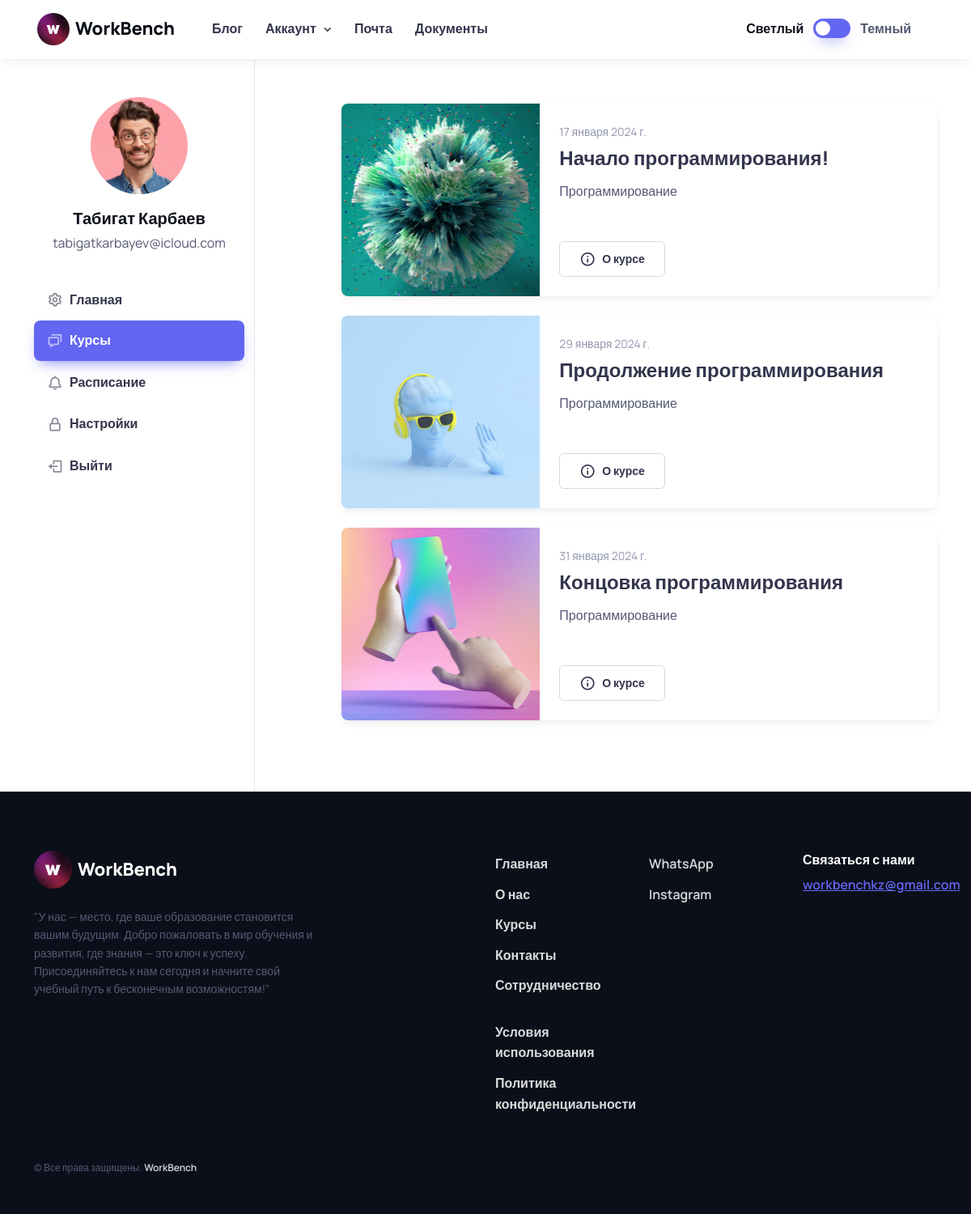
Page /users/student/courses/ (signed in) on the committed database.
### users/models.py (models this page shows, shortened)
class User(AbstractUser):
    ROLE_CHOICES = (
        ('student', 'Студент'),
        ('curator', 'Куратор'),
        ('admin', 'Администратор'),
    )
    COUNTRY_CHOICES = (
        ('kz', 'Казахстан'),
        ('ru', 'Россия'),
        ('ukr', 'Украина'),
        ('kg', 'Кыргызстан'),
        ('uz', 'Узбекистан'),
    )
    CITY_CHOICES = (
        ('tse', 'Астана'),
        ('ala', 'Алматы'),
        ('msq', 'Москва'),
        ('kiev', 'Киев'),
        ('bishkek', 'Бишкек'),
        ('tashkent', 'Ташкент'),
    )
    image = models.ImageField(upload_to='users_images', null=True, blank=True)
    role = models.CharField(max_length=10, choices=ROLE_CHOICES, default='student')
    phone = models.CharField(max_length=25, blank=True)
    bio = models.TextField(blank=True, null=True, default='Всем привет! Я ученик компании WorkBench!')
    country = models.CharField(choices=COUNTRY_CHOICES, max_length=15, default='kz')
    city = models.CharField(choices=CITY_CHOICES, max_length=20, default='tse')
    address = models.CharField(blank=True, null=True, default='', max_length=255)
    stream = models.ForeignKey('Stream', on_delete=models.SET_NULL, null=True, blank=True)

### courses/models.py (models this page shows, shortened)
class Course(models.Model):
    title = models.CharField(max_length=255)  # Название курса
    description = models.TextField()  # Описание курса
    duration = models.PositiveIntegerField()  # Продолжительность курса
    image = models.ImageField(upload_to='course_images', null=True, blank=True)
    start_date = models.DateField(blank=True, null=True, auto_created=True)
    course_type = models.ForeignKey(CourseType, on_delete=models.CASCADE, related_name='courses') # Связь с моделью "Course Type"
    curators = models.ManyToManyField(get_user_model())   # Связь с моделью "Curator"
    students = models.ManyToManyField(User, related_name='courses', blank=True)
    class Meta:
        verbose_name = 'Курс'
        verbose_name_plural = 'Курсы'

class CourseType(models.Model):
    title = models.CharField(max_length=155, null=True, blank=True)
    description = models.CharField(max_length=155, null=True, blank=True)
    time = models.PositiveIntegerField(default=90, null=True, blank=True)
    photo = models.ImageField(upload_to='course_type_images', null=True, blank=True)
    def __str__(self):
        return self.title
    class Meta:
        verbose_name = 'Тип курса'
        verbose_name_plural = 'Типы курсов'

### courses/views.py (the view)
# urls.py: path('', Courses.as_view(), name='courses'),
class Courses(View):
    def get(self, request):
        if request.user.groups.filter(name='Администраторы').exists():
            template_name = 'admin/starter-kit/courses.html'
            courses = Course.objects.all()
        elif request.user.groups.filter(name='Кураторы').exists():
            template_name = 'curator/starter-kit/courses.html'
            courses = Course.objects.all()
        else:
            template_name = 'student/starter-kit/courses.html'
            courses = Course.objects.filter(students=request.user)
        all_comments = Comment.objects.filter(Q(user=request.user) | Q(curator=request.user))
        student_comments = all_comments.filter(is_student_comment=True)
        curator_comments = all_comments.filter(is_student_comment=False)
        current_time = localtime(now())
        return render(request, template_name, {
            'courses': courses,
            'current_time': current_time,
            'student_comments': student_comments,
            'curator_comments': curator_comments
        })

### templates/student/starter-kit/courses.html (shortened to what this page needs)
{% extends 'student/starter-kit/base.html' %}
{% load static %}
          {% block content %}
              <div class="col-md-8 offset-lg-1 pb-5 mb-lg-2 pt-md-5 mt-n3 mt-md-0">
            <div class="ps-md-3 ps-lg-0 mt-md-2 pt-md-4 pb-md-2">
              {% for c in courses %}
              <div class="card border-0 shadow-sm overflow-hidden mb-4">
                <div class="row g-0">
                  {% if c.image %}
                  <a href="{% url 'users:student:courses:modules' c.pk %}" class="col-sm-4 bg-repeat-0 bg-position-center bg-size-cover" style="background-image: url({{ c.image.url }}); min-height: 13rem;" aria-label="Cover image"></a>
                  {% else %}
                  <a href="{% url 'users:student:courses:modules' c.pk %}" class="col-sm-4 bg-repeat-0 bg-position-center bg-size-cover" style="background-image: url({% static 'student/images/collection01.jpg' %}); min-height: 13rem;" aria-label="Cover image"></a>
                  {% endif %}
                  <div class="col-sm-8">
                    <div class="card-body">
                      <div class="fs-sm text-muted mb-1">{{ c.start_date }}</div>
                      <h2 class="h4 pb-1 mb-2">
                        <a href="{% url 'users:student:courses:modules' c.pk %}">{{ c.title }}</a>
                      </h2>
                      <p class="mb-4 mb-lg-5">{{ c.course_type }}</p>
                      <div class="d-flex">
                        <button type="button" class="btn btn-outline-secondary px-3 px-lg-4 me-3">
                          <i class="bx bx-info-circle fs-xl me-xl-2"></i>
                          <span class="d-none d-xl-inline">О курсе</span>
                        </button>
                      </div>
                    </div>
                  </div>
                </div>
              </div>
              {% endfor %}
            </div>
          </div>
          {% endblock %}

### templates/student/starter-kit/base.html (shortened to what this page needs)
<!DOCTYPE html>
{% load static %}
{% load humanize %}
<html lang="en" data-bs-theme="light">
<head>
    <link rel="stylesheet" media="screen" href="{% static 'student/css/boxicons.min.css' %}">
    <link rel="stylesheet" media="screen" href="{% static 'student/css/swiper-bundle.min.css' %}">
    <link rel="stylesheet" media="screen" href="{% static 'student/css/theme.min.css' %}">
  </head>
  <body>
    <main class="page-wrapper">
      <header class="header navbar navbar-expand-lg bg-light border-bottom border-light shadow-sm fixed-top">
        <div class="container px-3">
          <a href="{% url 'website:home' %}" class="navbar-brand pe-3">
            <img src="{% static 'website/img/logo.jpg' %}" width="40" style="border-radius: 50px;" alt="WorkBench">
            WorkBench
          </a>
          <div id="navbarNav" class="offcanvas offcanvas-end">
            <div class="offcanvas-body">
              <ul class="navbar-nav me-auto mb-2 mb-lg-0">
                  <li class="nav-item">
                  <a href="{% url 'users:blog:blog' %}" class="nav-link">Блог</a>
                </li>
                <li class="nav-item dropdown">
                  <a href="#" class="nav-link dropdown-toggle" data-bs-toggle="dropdown" aria-current="page">Аккаунт</a>
                </li>
                <li class="nav-item">
                  <a href="{% url 'users:student:student_notifications' %}" class="nav-link">Почта</a>
                </li>
                <li class="nav-item">
                  <a href="#" class="nav-link">Документы</a>
                </li>
              </ul>
            </div>
          </div>
          <div class="form-check form-switch mode-switch pe-lg-1 ms-auto me-4" data-bs-toggle="mode">
            <input type="checkbox" class="form-check-input" id="theme-mode">
            <label class="form-check-label d-none d-sm-block" for="theme-mode">Светлый</label>
            <label class="form-check-label d-none d-sm-block" for="theme-mode">Темный</label>
          </div>
        </div>
      </header>
      <section class="container pt-5">
        <div class="row">
          <aside class="col-lg-3 col-md-4 border-end pb-5 mt-n5">
            <div class="position-sticky top-0">
              <div class="text-center pt-5">
                <div class="d-table position-relative mx-auto mt-2 mt-lg-4 pt-5 mb-3">
                  {% if user.image %}
                  <img src="{{ user.image.url }}" class="d-block rounded-circle" width="120" alt="{{ user.first_name }} {{ user.last_name }}">
                  {% else %}
                  <img src="{% static 'student/images/18.jpg' %}" class="d-block rounded-circle" width="120" alt="{{ user.first_name }} {{ user.last_name }}">
                  {% endif %}
                </div>
                <h2 class="h5 mb-1">{{ user.first_name }} {{ user.last_name }}</h2>
                <p class="mb-3 pb-3">{{ user.email }}</p>
                <div id="account-menu" class="list-group list-group-flush collapse d-md-block">
                {% with request.resolver_match.url_name as current_url_name %}
                  <a href="{% url 'users:student:dashboard' %}" class="list-group-item list-group-item-action d-flex align-items-center {% if current_url_name == 'dashboard' %}active{% endif %}">
                    <i class="bx bx-cog fs-xl opacity-60 me-2"></i>
                    Главная
                  </a>
                  <a href="{% url 'users:student:courses:courses' %}" class="list-group-item list-group-item-action d-flex align-items-center {% if current_url_name == 'courses' %}active{% endif %}">
                    <i class="bx bx-chat fs-xl opacity-60 me-2"></i>
                    Курсы
                  </a>
                  <a href="{% url 'users:student:schedule:student_schedule' %}" class="list-group-item list-group-item-action d-flex align-items-center {% if current_url_name == 'student-schedule' %}active{% endif %}">
                    <i class="bx bx-bell fs-xl opacity-60 me-2"></i>
                    Расписание
                  </a>
                  <a href="{% url 'users:student:profile' %}" class="list-group-item list-group-item-action d-flex align-items-center {% if current_url_name == 'profile' %}active{% endif %}">
                    <i class="bx bx-lock-alt fs-xl opacity-60 me-2"></i>
                    Настройки
                  </a>
                  <a href="{% url 'users:student:logout' %}" class="list-group-item list-group-item-action d-flex align-items-center">
                    <i class="bx bx-log-out fs-xl opacity-60 me-2"></i>
                    Выйти
                  </a>
                {% endwith %}
                </div>
              </div>
            </div>
          </aside>
          {% block content %}
          {% endblock %}
        </div>
      </section>
    </main>
    <footer class="footer bg-dark border-top border-light pt-5 pb-4 pb-lg-5" data-bs-theme="dark">
      <div class="container pt-lg-4">
        <div class="row pb-5">
          <div class="col-lg-4 col-md-6">
            <div class="navbar-brand text-dark p-0 me-0 mb-3 mb-lg-4">
              <img style="border-radius: 50px;" src="{% static 'website/img/logo.jpg' %}" width="47px" alt="WorkBench">
              WorkBench
            </div>
            <p class="fs-sm pb-lg-3 mb-4">"У нас — место, где ваше образование становится вашим будущим. Добро пожаловать в мир обучения и развития, где знания — это ключ к успеху. Присоединяйтесь к нам сегодня и начните свой учебный путь к бесконечным возможностям!"</p>
          </div>
          <div class="col-xl-6 col-lg-7 col-md-5 offset-xl-2 offset-md-1 pt-4 pt-md-1 pt-lg-0">
            <div id="footer-links" class="row">
              <div class="col-lg-4">
                <div id="useful-links" class="collapse d-lg-block" data-bs-parent="#footer-links">
                  <ul class="nav flex-column pb-lg-1 mb-lg-3">
                    <li class="nav-item"><a href="{% url 'website:home'%}#" class="nav-link d-inline-block px-0 pt-1 pb-2">Главная</a></li>
                    <li class="nav-item"><a href="{% url 'website:about'%}#" class="nav-link d-inline-block px-0 pt-1 pb-2">О нас</a></li>
                    <li class="nav-item"><a href="{% url 'website:courses'%}#" class="nav-link d-inline-block px-0 pt-1 pb-2">Курсы</a></li>
                    <li class="nav-item"><a href="{% url 'website:contacts'%}#" class="nav-link d-inline-block px-0 pt-1 pb-2">Контакты</a></li>
                    <li class="nav-item"><a href="{% url 'website:collaboration'%}#" class="nav-link d-inline-block px-0 pt-1 pb-2">Сотрудничество</a></li>
                  </ul>
                  <ul class="nav flex-column mb-2 mb-lg-0">
                    <li class="nav-item"><a href="{% url 'website:terms'%}#" class="nav-link d-inline-block px-0 pt-1 pb-2">Условия использования</a></li>
                    <li class="nav-item"><a href="{% url 'website:privacy'%}#" class="nav-link d-inline-block px-0 pt-1 pb-2">Политика конфиденциальности</a></li>
                  </ul>
                </div>
              </div>
              <div class="col-xl-4 col-lg-3">
                <div id="social-links" class="collapse d-lg-block" data-bs-parent="#footer-links">
                  <ul class="nav flex-column mb-2 mb-lg-0">
                    <a href="https://wa.me/87077772817" class="nav-link d-inline-block px-0 pt-1 pb-2">WhatsApp</a>
                    <li class="nav-item"><a href="https://www.instagram.com/workbench.kz/" class="nav-link d-inline-block px-0 pt-1 pb-2">Instagram</a></li>
                  </ul>
                </div>
              </div>
              <div class="col-xl-4 col-lg-5 pt-2 pt-lg-0">
                <h6 class="mb-2">Связаться с нами</h6>
                <a href="mailto:workbenchkz@gmail.com" class="fw-medium">workbenchkz@gmail.com</a>
              </div>
            </div>
          </div>
        </div>
        <p class="nav d-block fs-xs text-center text-md-start pb-2 pb-lg-0 mb-0">
          &copy; Все права защищены.
          <a class="nav-link d-inline-block p-0" href="{% url 'website:home' %}"  rel="noopener">WorkBench</a>
        </p>
      </div>
    </footer>
</body>
</html>

### rows in the picture
User: image (picture), first_name "Табигат", last_name "Карбаев", email "tabigatkarbayev@icloud.com"
Course: image (picture), start_date "17 января 2024 г.", title "Начало программирования!", course_type "Программирование"
Course: image (picture), start_date "29 января 2024 г.", title "Продолжение программирования", course_type "Программирование"
Course: image (picture), start_date "31 января 2024 г.", title "Концовка программирования", course_type "Программирование"
